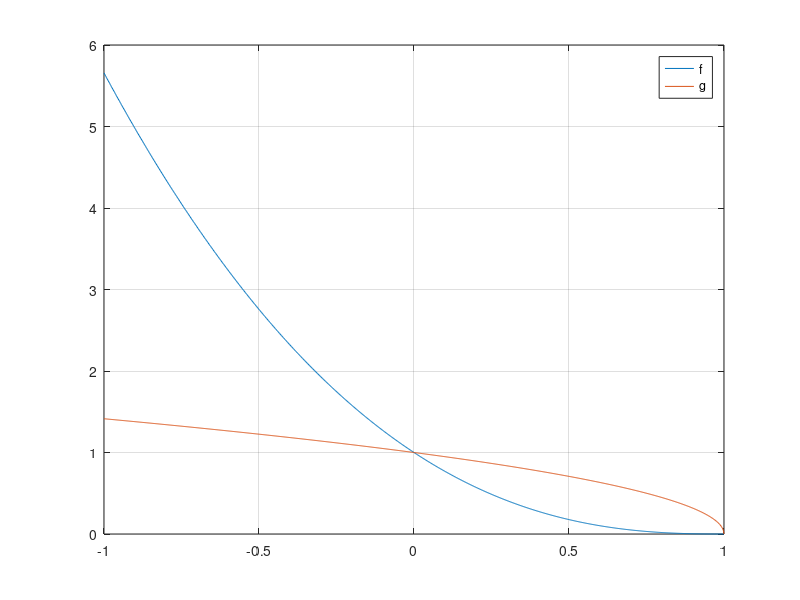

The MATLAB source for this figure: (Note: this script raises an error after producing the figure.)
% Esercizio 5

% Quadratura del trapezio composita

f = @(x) sqrt( (1-x).^5 );
g = @(x) sqrt( 1-x );

xvect = linspace( -1, 1, 1e3 );

%% Rappresentazione grafica
plot( xvect, f(xvect), xvect, g(xvect) );
hold on; grid on;
legend( 'f', 'g' );

%% espressione della formula ed interpretazione grafica
% I_{1,m}(f) = H * { 1/2*f(x0) + f(x1) + ... + f(xm-1) + 1/2*f(xm) };

% suddividere l'intervallo di integrazione in m sottointervalli e su
% ciascun d'essi applicare formula di integrazione trapezio semplice:
% ovvero interpolazione con 2 nodi (estremi dell'intervallo)

% errore: E_{1,m} = -(b-a)/12 * H^2 * f''(ksi), ksi in (a,b);

% grado di esatezza = 1, ordine di accuratezza = 2;

% richiede che funzione integranda f sia C^2;

%% implementazione del metodo
NN = 5 * 2.^(0:4);
fvect = zeros( 1, length(NN) );
gvect = zeros( 1, length(NN) );
for ii = 1: length(NN)
    I = es5_trapcomp( -1, 1, NN(ii), f );
    fvect(ii) = I;
    
    I = es5_trapcomp( -1, 1, NN(ii), g );
    gvect(ii) = I;
end

%% calcolo dell'errore
I_f = sqrt(512)/7;
I_g = sqrt(32)/3;

E_f = zeros( 1, length(NN) );
E_g = zeros( 1, length(NN) );
for ii = 1: length(NN)
   err = norm( I_f - fvect(ii), inf );
   E_f(ii) = err;
   
   err = norm( I_g - gvect(ii), inf );
   E_g(ii) = err;
end

hvect = (1-(-1))./NN;

% rapprensentazione grafica in scala logaritmica
figure(2);
loglog( hvect, E_f, 'o-', hvect, E_g, '-+' )
hold on;
grid on;
loglog( hvect, hvect, '--', hvect, hvect.^2, 'k--' )
legend( 'E_{n}(f)', 'E_{n}(g)', 'H', 'H^2' );

%% COMMENTO
disp('f~H^2, g~H coincidono con le stime teoriche, poiché g non è C^2 nel intrevallo di integrazione');